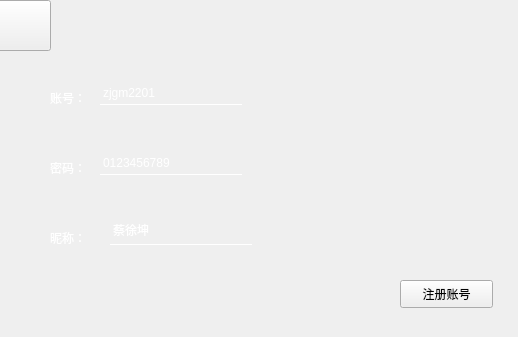
<?xml version="1.0" encoding="UTF-8"?>
<ui version="4.0">
 <class>Regster</class>
 <widget class="QWidget" name="Regster">
  <property name="geometry">
   <rect>
    <x>0</x>
    <y>0</y>
    <width>518</width>
    <height>337</height>
   </rect>
  </property>
  <property name="windowTitle">
   <string>Form</string>
  </property>
  <property name="styleSheet">
   <string notr="true"/>
  </property>
  <widget class="QLineEdit" name="lineEdit">
   <property name="geometry">
    <rect>
     <x>100</x>
     <y>80</y>
     <width>142</width>
     <height>25</height>
    </rect>
   </property>
   <property name="styleSheet">
    <string notr="true">border-style:solid;
color: rgb(255, 255, 255);
border-width:1px;
border-top-color:rgba(255,255,255,0);
border-right-color:rgba(255,255,255,0);
border-left-color:rgba(255,255,255,0);
border-bottom-color:rgb(255,255,255);
background-color: rgba(255, 255, 255, 0);</string>
   </property>
   <property name="text">
    <string>zjgm2201</string>
   </property>
  </widget>
  <widget class="QLabel" name="label">
   <property name="geometry">
    <rect>
     <x>50</x>
     <y>90</y>
     <width>45</width>
     <height>16</height>
    </rect>
   </property>
   <property name="styleSheet">
    <string notr="true">color: rgb(255, 255, 255);</string>
   </property>
   <property name="text">
    <string>账号：</string>
   </property>
  </widget>
  <widget class="QLabel" name="label_2">
   <property name="geometry">
    <rect>
     <x>50</x>
     <y>160</y>
     <width>45</width>
     <height>16</height>
    </rect>
   </property>
   <property name="styleSheet">
    <string notr="true">color: rgb(255, 255, 255);</string>
   </property>
   <property name="text">
    <string>密码：</string>
   </property>
  </widget>
  <widget class="QLabel" name="label_3">
   <property name="geometry">
    <rect>
     <x>50</x>
     <y>230</y>
     <width>45</width>
     <height>16</height>
    </rect>
   </property>
   <property name="styleSheet">
    <string notr="true">color: rgb(255, 255, 255);</string>
   </property>
   <property name="text">
    <string>昵称：</string>
   </property>
  </widget>
  <widget class="QLineEdit" name="lineEdit_2">
   <property name="geometry">
    <rect>
     <x>100</x>
     <y>150</y>
     <width>142</width>
     <height>25</height>
    </rect>
   </property>
   <property name="styleSheet">
    <string notr="true">border-style:solid;
color: rgb(255, 255, 255);
border-width:1px;
border-top-color:rgba(255,255,255,0);
border-right-color:rgba(255,255,255,0);
border-left-color:rgba(255,255,255,0);
border-bottom-color:rgb(255,255,255);
background-color: rgba(255, 255, 255, 0);</string>
   </property>
   <property name="text">
    <string>0123456789</string>
   </property>
  </widget>
  <widget class="QLineEdit" name="lineEdit_3">
   <property name="geometry">
    <rect>
     <x>110</x>
     <y>220</y>
     <width>142</width>
     <height>25</height>
    </rect>
   </property>
   <property name="styleSheet">
    <string notr="true">border-style:solid;
color: rgb(255, 255, 255);
border-width:1px;
border-top-color:rgba(255,255,255,0);
border-right-color:rgba(255,255,255,0);
border-left-color:rgba(255,255,255,0);
border-bottom-color:rgb(255,255,255);
background-color: rgba(255, 255, 255, 0);</string>
   </property>
   <property name="text">
    <string>蔡徐坤</string>
   </property>
  </widget>
  <widget class="QLabel" name="background">
   <property name="geometry">
    <rect>
     <x>0</x>
     <y>0</y>
     <width>531</width>
     <height>341</height>
    </rect>
   </property>
   <property name="styleSheet">
    <string notr="true">border-image: url(:/icon/2.jpg);</string>
   </property>
   <property name="text">
    <string/>
   </property>
  </widget>
  <widget class="QPushButton" name="pushButton">
   <property name="geometry">
    <rect>
     <x>400</x>
     <y>280</y>
     <width>93</width>
     <height>28</height>
    </rect>
   </property>
   <property name="text">
    <string>注册账号</string>
   </property>
  </widget>
  <widget class="QPushButton" name="break_2">
   <property name="geometry">
    <rect>
     <x>-10</x>
     <y>0</y>
     <width>61</width>
     <height>51</height>
    </rect>
   </property>
   <property name="styleSheet">
    <string notr="true">border-image: url(:/icon/break2.png);
border：0px;</string>
   </property>
   <property name="text">
    <string/>
   </property>
  </widget>
  <zorder>background</zorder>
  <zorder>lineEdit</zorder>
  <zorder>label</zorder>
  <zorder>label_2</zorder>
  <zorder>label_3</zorder>
  <zorder>lineEdit_2</zorder>
  <zorder>lineEdit_3</zorder>
  <zorder>break_2</zorder>
  <zorder>pushButton</zorder>
 </widget>
 <resources/>
 <connections/>
</ui>
